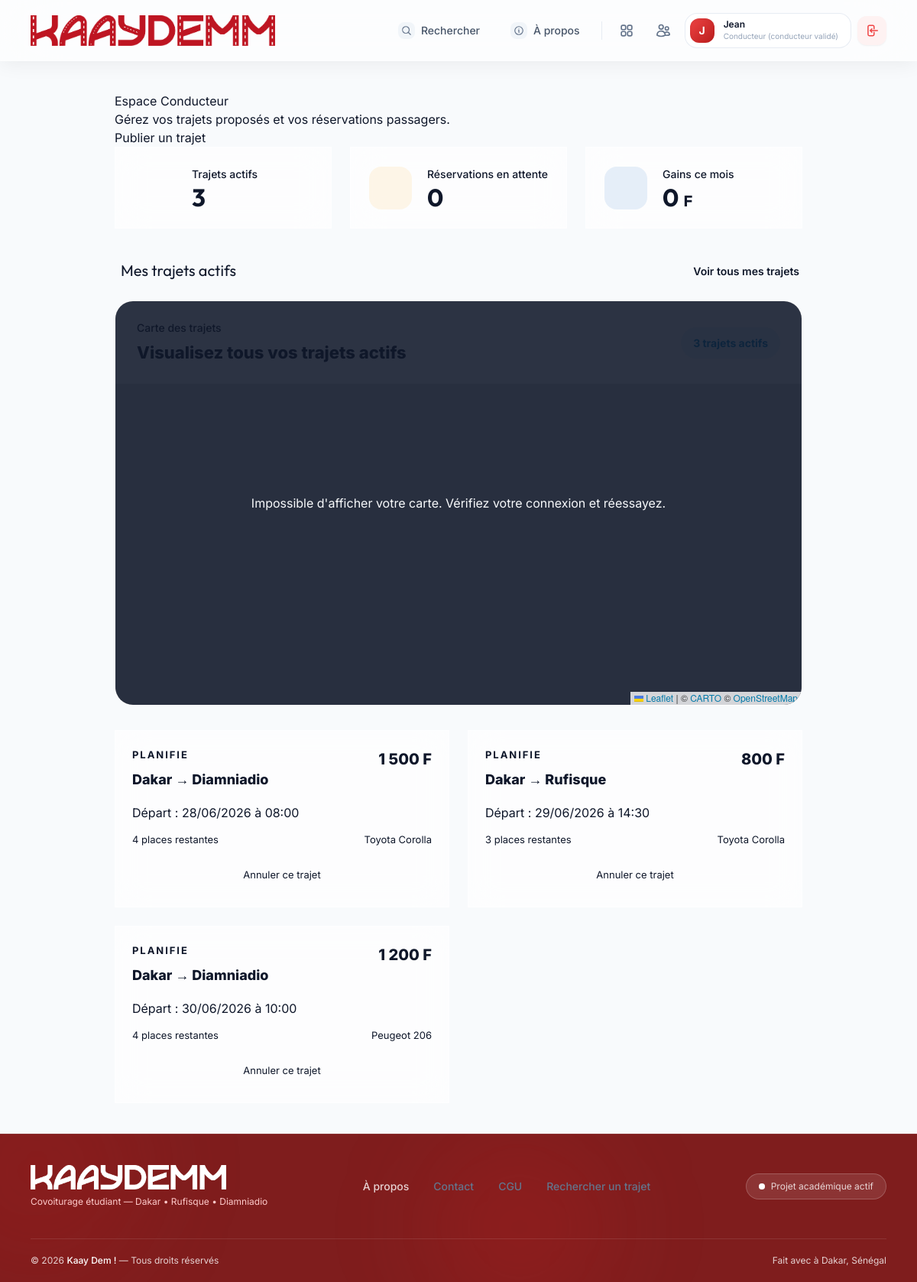
/public/conducteur/dashboard (signed in), run on the app's committed database.
### tables this page shows
CREATE TABLE trajets (
    id INT AUTO_INCREMENT PRIMARY KEY,
    conducteur_id INT NOT NULL,
    vehicule_id INT NOT NULL,
    ville_depart VARCHAR(100) NOT NULL,
    point_depart VARCHAR(150) NULL,
    ville_arrivee VARCHAR(100) NOT NULL,
    point_arrivee VARCHAR(150) NULL,
    date_trajet DATE NOT NULL,
    heure_depart TIME NOT NULL,
    prix_par_place DECIMAL(10, 2) NOT NULL,
    places_disponibles INT NOT NULL,
    places_totales INT NOT NULL,
    description TEXT NULL,
    climatisation BOOLEAN DEFAULT FALSE,
    musique BOOLEAN DEFAULT TRUE,
    fumeur BOOLEAN DEFAULT FALSE,
    statut ENUM('planifie', 'en_cours', 'termine', 'annule') DEFAULT 'planifie',
    date_creation DATETIME DEFAULT CURRENT_TIMESTAMP,
    FOREIGN KEY (conducteur_id) REFERENCES utilisateurs(id) ON DELETE CASCADE,
    FOREIGN KEY (vehicule_id) REFERENCES vehicules(id) ON DELETE RESTRICT
);

CREATE TABLE vehicules (
    id INT AUTO_INCREMENT PRIMARY KEY,
    conducteur_id INT NOT NULL,
    marque VARCHAR(50) NOT NULL,
    modele VARCHAR(50) NOT NULL,
    couleur VARCHAR(30) NOT NULL,
    immatriculation VARCHAR(20) NOT NULL,
    nombre_places INT NOT NULL DEFAULT 4,
    date_ajout DATETIME DEFAULT CURRENT_TIMESTAMP,
    FOREIGN KEY (conducteur_id) REFERENCES utilisateurs(id) ON DELETE CASCADE
);

### app/controllers/ConducteurController.php (called while the page is built, shortened)
<?php
class ConducteurController extends Controller {
    private $trajetModel;
    private $reservationModel;
    public function __construct() {
        $this->trajetModel = $this->model('Trajet');
        $this->reservationModel = $this->model('Reservation');
    }
    public function dashboard() {
        $trajets = $this->trajetModel->getByConducteur($_SESSION['user_id']);
        $activeTrajets = array_values(array_filter($trajets, function ($trajet) {
            return in_array($trajet->statut, ['planifie', 'en_cours'], true);
        }));
        $pendingReservations = $this->reservationModel->getPendingByConducteur($_SESSION['user_id']);
        $data = [
            'titre' => 'Espace Conducteur',
            'trajets_actifs' => count($activeTrajets),
            'gains_mois' => $this->reservationModel->getGainsMoisCourant((int)$_SESSION['user_id']),
            'reservations_attente' => is_array($pendingReservations) ? count($pendingReservations) : 0,
            'trajets' => $activeTrajets
        ];
        $this->render('conducteur/dashboard', $data);
    }
}

### public/index.php (called while the page is built, shortened)
<?php
require_once '../app/core/Database.php';
require_once '../app/core/Controller.php';
require_once '../app/core/Router.php';
$router = new Router();
$router->get('/', 'HomeController', 'index');
$router->get('/a-propos', 'HomeController', 'about');
$router->get('/contact', 'HomeController', 'contact');
$router->get('/auth/connexion', 'AuthController', 'loginForm');
$router->post('/auth/connexion', 'AuthController', 'login');
$router->get('/auth/inscription', 'AuthController', 'registerForm');
$router->post('/auth/inscription', 'AuthController', 'register');
$router->get('/auth/deconnexion', 'AuthController', 'logout');
$router->get('/trajets/recherche', 'TrajetController', 'searchForm');
$router->get('/trajets/resultats', 'TrajetController', 'searchResults');
$router->get('/trajets/detail/{id}', 'TrajetController', 'detail');
$router->get('/passager/dashboard', 'PassagerController', 'dashboard');
$router->get('/passager/reservations', 'PassagerController', 'reservations');
$router->get('/passager/reservation/{id}', 'PassagerController', 'reservation');
$router->get('/passager/reserver/{trajet_id}', 'PassagerController', 'reserverTrajet');
$router->post('/passager/reserver/{trajet_id}', 'PassagerController', 'reserverTrajet');
$router->get('/conducteur/dashboard', 'ConducteurController', 'dashboard');
$router->get('/conducteur/trajets', 'ConducteurController', 'mesTrajets');
$router->get('/conducteur/trajets/nouveau', 'ConducteurController', 'nouveauTrajetForm');
$router->post('/conducteur/trajets/nouveau', 'ConducteurController', 'creerTrajet');
$router->get('/conducteur/vehicule/nouveau', 'ConducteurController', 'nouveauVehiculeForm');
$router->post('/conducteur/vehicule/nouveau', 'ConducteurController', 'creerVehicule');
$router->post('/conducteur/trajet/{trajet_id}/annuler', 'ConducteurController', 'annulerTrajet');
$router->get('/conducteur/passagers', 'ConducteurController', 'mesPassagers');
$router->get('/conducteur/reservations', 'ConducteurController', 'reservations');
$router->post('/conducteur/reservation/{reservation_id}/accept', 'ConducteurController', 'acceptReservation');
$router->post('/conducteur/reservation/{reservation_id}/reject', 'ConducteurController', 'rejectReservation');
$router->get('/profil', 'ProfilController', 'index');
$router->get('/admin/dashboard', 'AdminController', 'dashboard');
$router->get('/admin/trajets', 'AdminController', 'trajets');
$router->post('/admin/validerConducteur/{id}', 'AdminController', 'validerConducteur');
$router->post('/admin/refuserConducteur/{id}', 'AdminController', 'refuserConducteur');
$router->get('/passager/devenirConducteur', 'PassagerController', 'devenirConducteurForm');
$router->post('/passager/devenirConducteur', 'PassagerController', 'devenirConducteur');
$uri = $_SERVER['REQUEST_URI'];
$method = $_SERVER['REQUEST_METHOD'];
$router->dispatch($uri, $method);

### app/core/Database.php (called while the page is built, shortened)
<?php
class Database {
    private $host = DB_HOST;
    private $user = DB_USER;
    private $pass = DB_PASS;
    private $dbname = DB_NAME;
    private $dbh;
    private $stmt;
    public function __construct() {
        $dsn = 'mysql:host=' . $this->host . ';dbname=' . $this->dbname . ';charset=utf8mb4';
        $options = array(
            PDO::ATTR_PERSISTENT => true,
            PDO::ATTR_ERRMODE => PDO::ERRMODE_EXCEPTION,
            PDO::ATTR_DEFAULT_FETCH_MODE => PDO::FETCH_OBJ
        );
        try {
            $this->dbh = new PDO($dsn, $this->user, $this->pass, $options);
        } catch(PDOException $e) {
            $this->error = $e->getMessage();
            echo "Erreur de connexion : " . $this->error;
            exit;
        }
    }
    public function query($sql) {
        $this->stmt = $this->dbh->prepare($sql);
    }
    public function bind($param, $value, $type = null) {
        if(is_null($type)) {
            switch(true) {
                case is_int($value):
                    $type = PDO::PARAM_INT;
                    break;
                default:
                    $type = PDO::PARAM_STR;
            }
        }
        $this->stmt->bindValue($param, $value, $type);
    }
    public function execute() {
        return $this->stmt->execute();
    }
    public function resultSet() {
        $this->execute();
        return $this->stmt->fetchAll();
    }
}

### app/models/Trajet.php (called while the page is built, shortened)
<?php
class Trajet {
    private $db;
    public function __construct() {
        $this->db = new Database();
    }
    public function getByConducteur($conducteurId) {
        $this->db->query("SELECT t.*, u.nom as conducteur_nom, u.prenom as conducteur_prenom, v.marque, v.modele
                          FROM trajets t
                          JOIN utilisateurs u ON t.conducteur_id = u.id
                          JOIN vehicules v ON t.vehicule_id = v.id
                          WHERE t.conducteur_id = :conducteur_id
                          ORDER BY t.date_trajet ASC, t.heure_depart ASC");
        $this->db->bind(':conducteur_id', $conducteurId);
        return $this->db->resultSet();
    }
}

### app/views/conducteur/dashboard.php (the view, shortened to what this page needs)
<div style="max-width: 1100px; margin: 40px auto; padding: 0 20px;">
    <div class="page-header">
        <div class="page-title-group">
            <div>
                <h1>Espace Conducteur</h1>
                <p>Gérez vos trajets proposés et vos réservations passagers.</p>
            </div>
        </div>
        <a href="<?= BASE_URL ?>conducteur/trajets/nouveau" class="btn btn-primary">
            <i data-lucide="plus-circle"></i> Publier un trajet
        </a>
    </div>
    <div style="display: grid; grid-template-columns: repeat(3, 1fr); gap: 24px; margin-bottom: 40px;">
        <a href="<?= BASE_URL ?>conducteur/trajets" class="glass-panel" style="padding: 24px; display: flex; align-items: center; gap: 20px; text-decoration:none; color:inherit; transition: transform 0.15s;">
            <div style="width: 56px; height: 56px; background: var(--kd-primary-light); color: var(--kd-primary); border-radius: 16px; display: flex; align-items: center; justify-content: center;">
            </div>
            <div>
                <div style="color: var(--text-muted); font-size: 14px; font-weight: 500;">Trajets actifs</div>
                <div style="font-family: 'Outfit'; font-size: 32px; font-weight: 700; color: var(--text-main); line-height: 1; margin-top: 4px;"><?= $trajets_actifs ?></div>
            </div>
        </a>
        <a href="<?= BASE_URL ?>conducteur/reservations" class="glass-panel" style="padding: 24px; display: flex; align-items: center; gap: 20px; text-decoration:none; color:inherit; transition: transform 0.15s;">
            <div style="width: 56px; height: 56px; background: rgba(249, 168, 37, 0.1); color: var(--kd-accent-dark); border-radius: 16px; display: flex; align-items: center; justify-content: center;">
            </div>
            <div>
                <div style="color: var(--text-muted); font-size: 14px; font-weight: 500;">Réservations en attente</div>
                <div style="font-family: 'Outfit'; font-size: 32px; font-weight: 700; color: var(--text-main); line-height: 1; margin-top: 4px;"><?= $reservations_attente ?></div>
            </div>
        </a>
        <div class="glass-panel" style="padding: 24px; display: flex; align-items: center; gap: 20px;">
            <div style="width: 56px; height: 56px; background: rgba(21, 101, 192, 0.1); color: #1565C0; border-radius: 16px; display: flex; align-items: center; justify-content: center;">
            </div>
            <div>
                <div style="color: var(--text-muted); font-size: 14px; font-weight: 500;">Gains ce mois</div>
                <div style="font-family: 'Outfit'; font-size: 32px; font-weight: 700; color: var(--kd-primary); line-height: 1; margin-top: 4px;"><?= number_format($gains_mois, 0, ',', ' ') ?> <span style="font-size:20px;">F</span></div>
            </div>
        </div>
    </div>
    <div style="display:flex; justify-content:space-between; align-items:center; margin-bottom: 24px;">
        <h3 style="font-size: 20px; margin:0; font-family: 'Outfit'; display: flex; align-items: center; gap: 8px;">
            <i data-lucide="calendar-check" width="20" height="20" style="color:var(--text-muted);"></i> Mes trajets actifs
        </h3>
        <a href="<?= BASE_URL ?>conducteur/trajets" style="font-size:14px; font-weight:600; color:var(--kd-primary); text-decoration:none; display:flex; align-items:center; gap:4px;">
            Voir tous mes trajets <i data-lucide="arrow-right" width="16" height="16"></i>
        </a>
    </div>
    <?php if(!empty($trajets)): ?>
        <div class="glass-panel" style="margin-bottom: 32px; padding: 0; overflow: hidden; border-radius: 24px;">
            <div style="padding: 24px 28px; display:flex; justify-content:space-between; align-items:center; gap:16px; background: var(--kd-bg);">
                <div>
                    <div style="color: var(--text-muted); font-size: 14px; font-weight: 500; margin-bottom: 6px;">Carte des trajets</div>
                    <h2 style="font-size: 22px; font-weight: 800; margin: 0;">Visualisez tous vos trajets actifs</h2>
                </div>
                <span style="background: rgba(14, 165, 233, 0.1); color: #0284c7; padding: 10px 16px; border-radius: 999px; font-size: 14px; font-weight: 700;">
                </span>
            </div>
            <div id="conducteur-trajets-map" style="width:100%; height:420px;"></div>
            <div id="conducteur-map-error" style="display:none; position:absolute; inset:0; background:rgba(15,23,42,0.88); color:#F8FAFC; display:flex; align-items:center; justify-content:center; text-align:center; padding:24px; font-size:16px;">
                Impossible d'afficher votre carte. Vérifiez votre connexion et réessayez.
            </div>
        </div>
        <div style="display: grid; grid-template-columns: repeat(auto-fit, minmax(320px, 1fr)); gap: 24px;">
            <?php foreach($trajets as $trajet): ?>
                <div class="glass-panel" style="padding: 22px;">
                    <div style="display: flex; justify-content: space-between; align-items: flex-start; gap: 16px; margin-bottom: 18px;">
                        <div>
                            <div style="font-size: 13px; font-weight: 700; text-transform: uppercase; letter-spacing: 0.15em; color: var(--kd-primary); margin-bottom: 8px;"><?= htmlspecialchars($trajet->statut) ?></div>
                            <h3 style="margin:0; font-size: 18px; font-weight: 800;"><?= htmlspecialchars($trajet->ville_depart) ?> → <?= htmlspecialchars($trajet->ville_arrivee) ?></h3>
                        </div>
                        <div style="font-size: 20px; font-weight: 800; color: var(--kd-primary);"><?= number_format($trajet->prix_par_place, 0, ',', ' ') ?> F</div>
                    </div>
                    <p style="color: var(--text-muted); margin-bottom: 14px;">Départ : <?= date('d/m/Y', strtotime($trajet->date_trajet)) ?> à <?= substr($trajet->heure_depart, 0, 5) ?></p>
                    <div style="display:flex; justify-content:space-between; gap:10px; font-size:13px; color:var(--text-muted); margin-bottom: 16px;">
                        <span><i data-lucide="users" width="14" height="14" style="vertical-align:middle;"></i> <?= $trajet->places_disponibles ?> places restantes</span>
                        <span><i data-lucide="truck" width="14" height="14" style="vertical-align:middle;"></i> <?= htmlspecialchars($trajet->marque . ' ' . $trajet->modele) ?></span>
                    </div>
                    <form action="<?= BASE_URL ?>conducteur/trajet/<?= $trajet->id ?>/annuler" method="POST" onsubmit="return confirm('Annuler ce trajet ? Cette action est irréversible.');">
                        <button type="submit" class="btn btn-outline" style="width:100%; justify-content:center; font-size:13px; padding:10px;">
                            <i data-lucide="x-circle" width="16" height="16"></i> Annuler ce trajet
                        </button>
                    </form>
                </div>
            <?php endforeach; ?>
        </div>
    <?php endif; ?>
</div>
<?php if(!empty($trajets)): ?>
    <link rel="stylesheet" href="https://unpkg.com/leaflet@1.9.4/dist/leaflet.css" />
<?php endif; ?>

### app/core/Router.php (shortened to what this page needs)
<?php
class Router {
    protected $routes = [];
    public function add($method, $uri, $controller, $action) {
        $uriPattern = preg_replace('/\{([a-zA-Z0-9_]+)\}/', '(?P<\1>[a-zA-Z0-9_-]+)', $uri);
        $uriPattern = '#^' . $uriPattern . '$#';
        $this->routes[] = [
            'method' => strtoupper($method),
            'uri' => $uri,
            'pattern' => $uriPattern,
            'controller' => $controller,
            'action' => $action
        ];
    }
    public function dispatch($uri, $method) {
        if (!empty($_GET['url'])) {
            $uri = '/' . trim($_GET['url'], '/');
        } else {
            $uri = parse_url($uri, PHP_URL_PATH);
        }
        $uri = '/' . trim($uri, '/');
        $uri = $uri === '/' ? '/' : $uri;
        foreach ($this->routes as $route) {
            if ($route['method'] === $method && preg_match($route['pattern'], $uri, $matches)) {
                $action = $route['action'];
                $controller = new $controllerClass();
                $params = [];
                call_user_func_array([$controller, $action], $params);
                return;
            }
        }
    }
}

### public/assets/css/style.css (style rules this page uses)
html, body { overflow-x: hidden; }

### app/views/layouts/base.php (style rules this page uses)
.glass-panel { background: rgba(255, 255, 255, 0.65); backdrop-filter: blur(20px); -webkit-backdrop-filter: blur(20px); border: 1px solid rgba(255, 255, 255, 0.5); }

### data on the page
trajets: statut "PLANIFIE", ville_depart "Dakar", ville_arrivee "Diamniadio", prix_par_place "1 500", date_trajet "28/06/2026", heure_depart "08:00", places_disponibles "4", vehicule.modele "Toyota Corolla"
trajets: statut "PLANIFIE", ville_depart "Dakar", ville_arrivee "Rufisque", prix_par_place "800", date_trajet "29/06/2026", heure_depart "14:30", places_disponibles "3", vehicule.modele "Toyota Corolla"
trajets: statut "PLANIFIE", ville_depart "Dakar", ville_arrivee "Diamniadio", prix_par_place "1 200", date_trajet "30/06/2026", heure_depart "10:00", places_disponibles "4", vehicule.modele "Peugeot 206"
